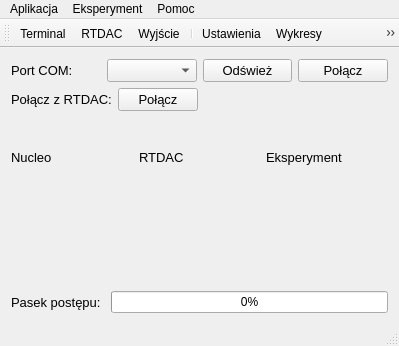
<?xml version="1.0" encoding="UTF-8"?>
<ui version="4.0">
 <class>MainWindow</class>
 <widget class="QMainWindow" name="MainWindow">
  <property name="geometry">
   <rect>
    <x>0</x>
    <y>0</y>
    <width>399</width>
    <height>346</height>
   </rect>
  </property>
  <property name="windowTitle">
   <string>MagLev</string>
  </property>
  <widget class="QWidget" name="centralWidget">
   <layout class="QVBoxLayout" name="verticalLayout">
    <item>
     <layout class="QHBoxLayout" name="horizontalLayout_5">
      <item>
       <widget class="QLabel" name="label">
        <property name="font">
         <font>
          <pointsize>10</pointsize>
         </font>
        </property>
        <property name="text">
         <string>Port COM:</string>
        </property>
       </widget>
      </item>
      <item>
       <widget class="QComboBox" name="COMBox">
        <property name="font">
         <font>
          <pointsize>10</pointsize>
         </font>
        </property>
       </widget>
      </item>
      <item>
       <widget class="QPushButton" name="refreshButton">
        <property name="font">
         <font>
          <pointsize>10</pointsize>
         </font>
        </property>
        <property name="text">
         <string>Odśwież</string>
        </property>
       </widget>
      </item>
      <item>
       <widget class="QPushButton" name="connectButton">
        <property name="font">
         <font>
          <pointsize>10</pointsize>
         </font>
        </property>
        <property name="text">
         <string>Połącz</string>
        </property>
       </widget>
      </item>
     </layout>
    </item>
    <item>
     <layout class="QHBoxLayout" name="horizontalLayout_4">
      <item>
       <widget class="QLabel" name="label_2">
        <property name="font">
         <font>
          <pointsize>10</pointsize>
         </font>
        </property>
        <property name="text">
         <string>Połącz z RTDAC:</string>
        </property>
       </widget>
      </item>
      <item>
       <widget class="QPushButton" name="rtdacButton">
        <property name="font">
         <font>
          <pointsize>10</pointsize>
         </font>
        </property>
        <property name="text">
         <string>Połącz</string>
        </property>
       </widget>
      </item>
      <item>
       <spacer name="horizontalSpacer">
        <property name="orientation">
         <enum>Qt::Horizontal</enum>
        </property>
        <property name="sizeHint" stdset="0">
         <size>
          <width>78</width>
          <height>20</height>
         </size>
        </property>
       </spacer>
      </item>
     </layout>
    </item>
    <item>
     <layout class="QGridLayout" name="gridLayout">
      <item row="0" column="0">
       <widget class="QLabel" name="label_4">
        <property name="font">
         <font>
          <pointsize>10</pointsize>
         </font>
        </property>
        <property name="text">
         <string>Nucleo</string>
        </property>
        <property name="alignment">
         <set>Qt::AlignJustify|Qt::AlignVCenter</set>
        </property>
       </widget>
      </item>
      <item row="0" column="1">
       <widget class="QLabel" name="label_5">
        <property name="font">
         <font>
          <pointsize>10</pointsize>
         </font>
        </property>
        <property name="text">
         <string>RTDAC</string>
        </property>
       </widget>
      </item>
      <item row="0" column="2">
       <widget class="QLabel" name="label_6">
        <property name="font">
         <font>
          <pointsize>10</pointsize>
         </font>
        </property>
        <property name="text">
         <string>Eksperyment</string>
        </property>
       </widget>
      </item>
      <item row="1" column="0">
       <widget class="LED" name="led" native="true"/>
      </item>
      <item row="1" column="1">
       <widget class="LED" name="led_2" native="true"/>
      </item>
      <item row="1" column="2">
       <widget class="LED" name="led_3" native="true"/>
      </item>
     </layout>
    </item>
    <item>
     <layout class="QHBoxLayout" name="horizontalLayout_3">
      <item>
       <widget class="QLabel" name="label_3">
        <property name="font">
         <font>
          <pointsize>10</pointsize>
         </font>
        </property>
        <property name="text">
         <string>Pasek postępu: </string>
        </property>
       </widget>
      </item>
      <item>
       <widget class="QProgressBar" name="experimentProgress">
        <property name="value">
         <number>0</number>
        </property>
       </widget>
      </item>
     </layout>
    </item>
   </layout>
  </widget>
  <widget class="QMenuBar" name="menuBar">
   <property name="geometry">
    <rect>
     <x>0</x>
     <y>0</y>
     <width>399</width>
     <height>21</height>
    </rect>
   </property>
   <widget class="QMenu" name="menuPomoc">
    <property name="title">
     <string>Pomoc</string>
    </property>
    <addaction name="actionInfo"/>
   </widget>
   <widget class="QMenu" name="menuEksperyment">
    <property name="title">
     <string>Eksperyment</string>
    </property>
    <addaction name="actionSettings"/>
    <addaction name="actionPlots"/>
    <addaction name="actionSaveData"/>
    <addaction name="separator"/>
    <addaction name="actionStart"/>
    <addaction name="actionStop"/>
   </widget>
   <widget class="QMenu" name="menuApliacja">
    <property name="title">
     <string>Aplikacja</string>
    </property>
    <addaction name="actionTerminal"/>
    <addaction name="actionRTDAC"/>
    <addaction name="separator"/>
    <addaction name="actionExit"/>
   </widget>
   <addaction name="menuApliacja"/>
   <addaction name="menuEksperyment"/>
   <addaction name="menuPomoc"/>
  </widget>
  <widget class="QToolBar" name="mainToolBar">
   <attribute name="toolBarArea">
    <enum>TopToolBarArea</enum>
   </attribute>
   <attribute name="toolBarBreak">
    <bool>false</bool>
   </attribute>
   <addaction name="actionTerminal"/>
   <addaction name="actionRTDAC"/>
   <addaction name="actionExit"/>
   <addaction name="separator"/>
   <addaction name="actionSettings"/>
   <addaction name="actionPlots"/>
   <addaction name="actionSaveData"/>
   <addaction name="actionStart"/>
   <addaction name="actionStop"/>
   <addaction name="separator"/>
   <addaction name="actionInfo"/>
  </widget>
  <widget class="QStatusBar" name="statusBar"/>
  <action name="actionInfo">
   <property name="icon">
    <iconset resource="ikony.qrc">
     <normaloff>:/new/ikony/info_icon.png</normaloff>:/new/ikony/info_icon.png</iconset>
   </property>
   <property name="text">
    <string>Informacje</string>
   </property>
  </action>
  <action name="actionSettings">
   <property name="icon">
    <iconset resource="ikony.qrc">
     <normaloff>:/new/ikony/settings_icon.png</normaloff>:/new/ikony/settings_icon.png</iconset>
   </property>
   <property name="text">
    <string>Ustawienia</string>
   </property>
  </action>
  <action name="actionRTDAC">
   <property name="icon">
    <iconset resource="ikony.qrc">
     <normaloff>:/new/ikony/kcmpci.png</normaloff>:/new/ikony/kcmpci.png</iconset>
   </property>
   <property name="text">
    <string>RTDAC</string>
   </property>
  </action>
  <action name="actionExit">
   <property name="icon">
    <iconset resource="ikony.qrc">
     <normaloff>:/new/ikony/quit_icon.png</normaloff>:/new/ikony/quit_icon.png</iconset>
   </property>
   <property name="text">
    <string>Wyjście</string>
   </property>
  </action>
  <action name="actionTerminal">
   <property name="icon">
    <iconset resource="ikony.qrc">
     <normaloff>:/new/ikony/terminal_icon.png</normaloff>:/new/ikony/terminal_icon.png</iconset>
   </property>
   <property name="text">
    <string>Terminal</string>
   </property>
  </action>
  <action name="actionPlots">
   <property name="icon">
    <iconset resource="ikony.qrc">
     <normaloff>:/new/ikony/plot_icon.png</normaloff>:/new/ikony/plot_icon.png</iconset>
   </property>
   <property name="text">
    <string>Wykresy</string>
   </property>
  </action>
  <action name="actionSaveData">
   <property name="icon">
    <iconset resource="ikony.qrc">
     <normaloff>:/new/ikony/save_icon.png</normaloff>:/new/ikony/save_icon.png</iconset>
   </property>
   <property name="text">
    <string>Zapisz dane</string>
   </property>
  </action>
  <action name="actionStart">
   <property name="icon">
    <iconset resource="ikony.qrc">
     <normaloff>:/new/ikony/start_icon.png</normaloff>:/new/ikony/start_icon.png</iconset>
   </property>
   <property name="text">
    <string>Start</string>
   </property>
  </action>
  <action name="actionStop">
   <property name="icon">
    <iconset resource="ikony.qrc">
     <normaloff>:/new/ikony/stop_icon.png</normaloff>:/new/ikony/stop_icon.png</iconset>
   </property>
   <property name="text">
    <string>Stop</string>
   </property>
  </action>
 </widget>
 <layoutdefault spacing="6" margin="11"/>
 <customwidgets>
  <customwidget>
   <class>LED</class>
   <extends>QWidget</extends>
   <header>LED.h</header>
  </customwidget>
 </customwidgets>
 <resources>
  <include location="ikony.qrc"/>
 </resources>
 <connections/>
</ui>
